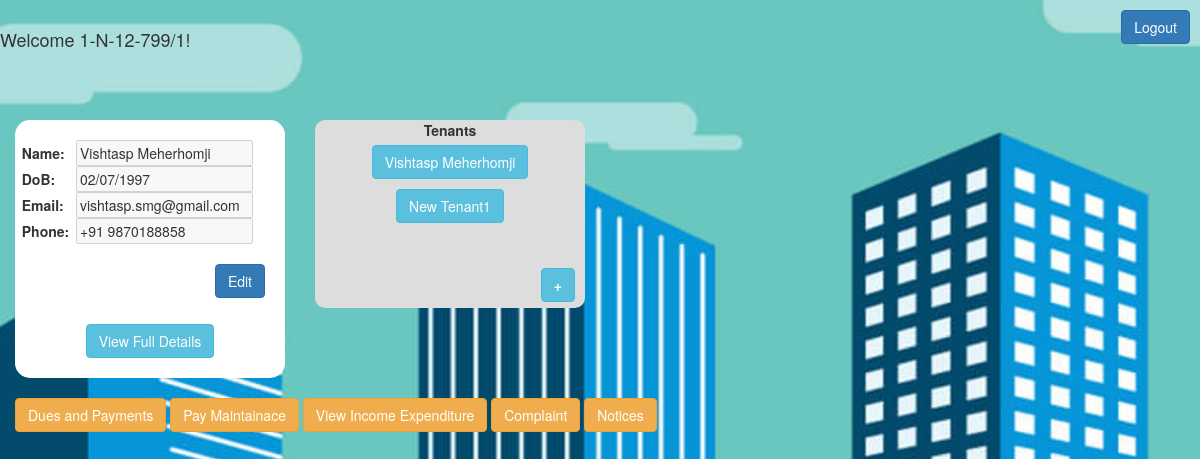
/welcomeH (signed in), run on an earlier commit of the app's database.
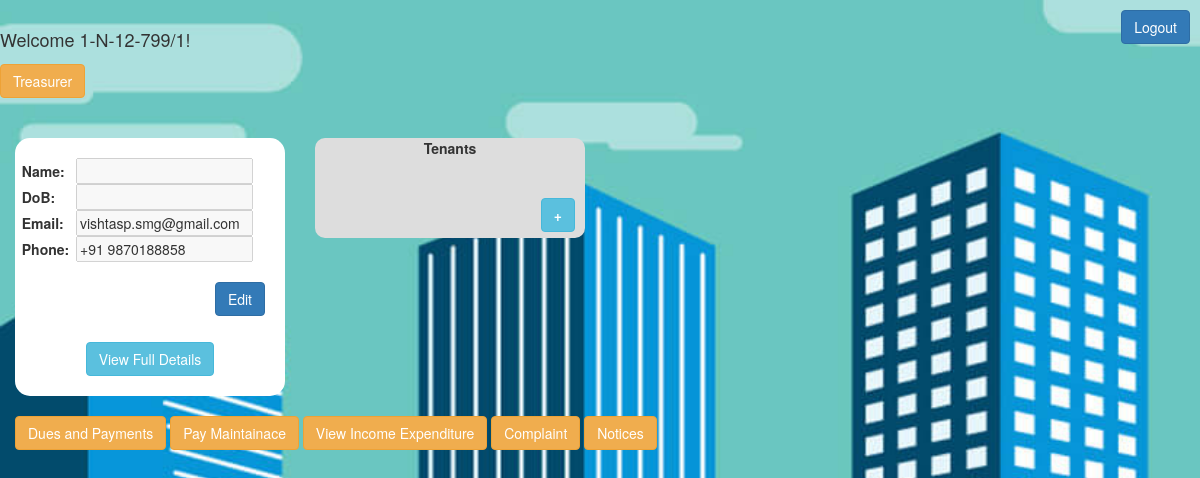
And on a later commit of the database.
### tables this page shows
CREATE TABLE "homeOwns" (
	"aptNo"	TEXT,
	"email"	TEXT,
	"phone"	TEXT,
	"usrName"	TEXT,
	"dob"	TEXT,
	"photo"	TEXT,
	"id_photo"	TEXT,
	"father"	TEXT,
	"mother"	TEXT,
	"comm_address"	TEXT,
	"perm_address"	TEXT,
	"occupation"	TEXT,
	"occupancy"	INTEGER,
	"comm_add_proof"	TEXT,
	"perm_add_proof"	TEXT,
	"sale_deed"	TEXT,
	"flat_no"	TEXT,
	PRIMARY KEY("aptNo")
);

CREATE TABLE "tenants" (
	"tenant_id"	INTEGER PRIMARY KEY AUTOINCREMENT,
	"name"	TEXT,
	"father"	TEXT,
	"mother"	TEXT,
	"occupation"	TEXT,
	"dob"	TEXT,
	"mobile"	TEXT,
	"email"	TEXT,
	"address"	TEXT,
	"vehicle"	TEXT,
	"photo"	TEXT,
	"id_proof"	TEXT,
	"add_proof"	TEXT
);

### script.py (the view)
@app.route("/welcomeH")
def welcomeH():
	if 'user' in session:
		uid = session['user']
	else:
		return redirect(url_for('login'))
	uid = decodeUrlText(uid)
	conn = sqlite3.connect('data/data.db')
	cursor = conn.execute("SELECT * FROM homeOwns WHERE aptNo='"+uid+"'")
	cursor = cursor.fetchall()
	userName = cursor[0][3]
	if userName == None or userName == "None":
		userName = ""
	userDoB = cursor[0][4]
	if userDoB == None or userDoB == "None":
		userDoB = ""
	userEmail = cursor[0][1]
	if userEmail == None or userEmail == "None":
		userEmail = ""
	userPhone = cursor[0][2]
	if userPhone == None or userPhone == "None":
		userPhone = ""
	cursor = conn.execute("SELECT tenant_id, name from apt_tenant NATURAL JOIN tenants WHERE aptNo='"+uid+"'")
	tenants = ""
	for row in cursor:
		tenants += "<a href='/tenant/"+str(row[0])+"'><button class='btn btn-info' style='margin: 5px'>"+row[1]+"</button></a><br>\n"
	cursor = conn.execute("SELECT userType from users where user_id = '"+uid+"'" )
	cursor = cursor.fetchall()
	userType = cursor[0][0] # User type here
	if(userType==0):
		userTypeHTML =""
	elif(userType==1):
		userTypeHTML = "<a style=\"color:black;font-size:25px;text-decoration:none;\" href=\"President\"> <button type=\"button\" class=\"btn btn-warning\"> President</button></a>"
	elif(userType==2):
		userTypeHTML = "<a  style=\"color:black;font-size:25px;text-decoration:none;\" href=\"Secretary\" > <button type=\"button\" class=\"btn btn-warning\"> Secretary</button></a>"
	elif(userType==3):
		userTypeHTML = "<a  style=\"color:black;font-size:25px;text-decoration:none;\" href=\"Treasurer\" ><button type=\"button\" class=\"btn btn-warning\">Treasurer</button></a>"
	elif(userType==4):
		userTypeHTML = "<a  style=\"color:black;font-size:25px;text-decoration:none;\" href=\"OfficeBearer\" ><button type=\"button\" class=\"btn btn-warning\">OfficeBearer</button></a>"
	else:
		pass
	return render_template('welcomeH.html', user = uid, userName = userName, userDoB = userDoB, userEmail = userEmail, userPhone = userPhone, tenants =tenants, userType=userTypeHTML)

### script.py (called while the page is built)
def decodeUrlText(text):
	return unquote(unquote(text))

@app.before_request
def before_request():
	g.user = None
	if 'user' in session:
		g.user = session['user']

### templates/welcomeH.html (shortened to what this page needs)
<!DOCTYPE html>
<html>
<head>
	<link rel="stylesheet" type="text/css" href="{{ url_for('static', filename='bootstrap.css') }}">
	<link rel="stylesheet" type="text/css" href="{{ url_for('static', filename='myStyles.css') }}">
	<link rel="stylesheet" href="https://maxcdn.bootstrapcdn.com/bootstrap/3.4.0/css/bootstrap.min.css">
</head>
<body class="bgSet">
	<a href="/logout" style="float: right; margin: 10px"><button class="btn btn-primary">Logout</button></a>
	<br>
	<h4>Welcome {{ user }}!</h4>
	{{userType|safe}}
	<br><br><br>
	<div class="container-fluid">
		<div class="row">
			<div class="col-md-3" style="border-radius: 10px">
				<div style="background-color: white; border-radius: 15px">
					<br>
					<center><table width="95%">
						<tr>
							<td><strong>Name:</strong></td>
							<td><input type="text" id="userNameInp" value="{{ userName }}" disabled="true"></td>
						</tr>
						<tr>
							<td><strong>DoB:</strong></td>
							<td><input type="text" id="userDobInp" value="{{ userDoB }}" disabled="true"></td>
						</tr>
						<tr>
							<td><strong>Email:</strong></td>
							<td><input type="text" id="userEmailInp" value="{{ userEmail }}" disabled="true"></td>
						</tr>
						<tr>
							<td><strong>Phone:</strong></td>
							<td><input type="text" id="userPhoneInp" value="{{ userPhone }}" disabled="true"></td>
						</tr>
					</table></center>
					<br>
					<button class="btn btn-primary" id="saveEditButton" style="float: right; margin-right: 20px" onclick="saveEdit()">Edit</button>
					<br><br><br>
					<center>
						<a href="/homeOwner"><button class="btn btn-info">View Full Details</button></a>
					</center>
					<br>
				</div>
			</div>
			<div class="col-md-3">
				<div class="roundCorner" style="background-color: var(--lightGrey)">
					<center>
						<strong>Tenants</strong>
						<br>
						{{ tenants|safe }}
					</center>
					<br><br>
					<button class="btn btn-info" style="float: right; margin-right: 10px" onclick="addTenant()"><strong>+</strong></button>
					<br><br>
				</div>
			</div>
		</div>
		<br>
		<a href="/duespayment"><button type="button" class="btn btn-warning">Dues and Payments</button></a>
		<a href="/payment"><button type="button" class="btn btn-warning">Pay Maintainace</button></a>
		<a href="/viewIncomeExpenditure"><button type="button" class="btn btn-warning">View Income Expenditure</button></a>
		<a href="/complaint_page"><button type="button" class="btn btn-warning">Complaint</button></a>
		<a href="/showNotice"><button type="button" class="btn btn-warning">Notices</button></a>
	</div>
</body>
</html>

What changed in the data, as far as the page shows it:
removed tenants: name "Vishtasp Meherhomji New Tenant1"
changed homeOwns "vishtasp.smg@gmail.com": usrName "Vishtasp Meherhomji" → (not shown); dob "02/07/1997" → (not shown)
Also different on the page:
{{ userType|safe }}: (not shown) → "Treasurer"
